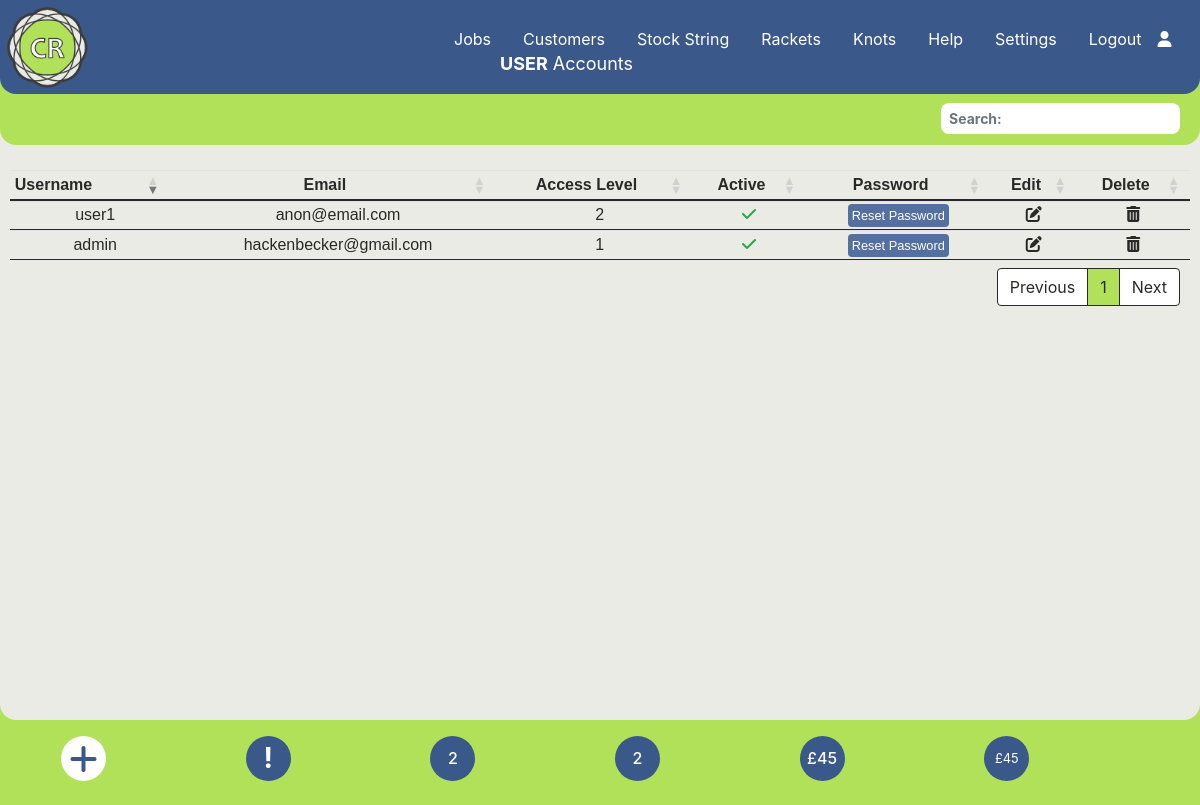
Page /site-users.php (signed in) on the committed database.
### tables this page shows
CREATE TABLE `accounts` (
  `id` int(11) NOT NULL,
  `username` varchar(50) NOT NULL,
  `password` varchar(255) NOT NULL,
  `level` int(3) NOT NULL,
  `email` varchar(100) NOT NULL,
  `active` int(11) NOT NULL DEFAULT 0
);

CREATE TABLE `settings` (
  `id` int(5) NOT NULL,
  `description` varchar(20) NOT NULL,
  `value` varchar(100) NOT NULL
);

### site-users.php (the view, shortened to what this page needs)
<?php require_once('./Connections/wcba.php');
require_once('./menu.php');
$current_month_text = date("F");
$current_month_numeric = date("m");
$current_year = date("Y");
$sql = "SELECT * FROM accounts";
$Recordset1 = mysqli_query($conn, $sql) or die(mysqli_error($conn));
$row_Recordset1 = mysqli_fetch_assoc($Recordset1);
$query_Recordset6 = "SELECT * FROM stringjobs WHERE collection_date LIKE '___" . $current_month_numeric . "/" . $current_year . "%'ORDER BY job_id ASC;";
$Recordset6 = mysqli_query($conn, $query_Recordset6) or die(mysqli_error($conn));
$totalRows_Recordset6 = mysqli_num_rows($Recordset6);
$query_Recordset7 = "SELECT * FROM stringjobs ORDER BY job_id ASC;";
$Recordset7 = mysqli_query($conn, $query_Recordset7) or die(mysqli_error($conn));
$totalRows_Recordset7 = mysqli_num_rows($Recordset7);
$query_Recordset8 = "SELECT SUM(price) as SUM from stringjobs;";
$Recordset8 = mysqli_query($conn, $query_Recordset8) or die(mysqli_error($conn));
$row_Recordset8 = mysqli_fetch_assoc($Recordset8);
$sum = $row_Recordset8['SUM'];
$query_Recordset9 = "SELECT SUM(price) as SUM from stringjobs WHERE paid != '1';";
$Recordset9 = mysqli_query($conn, $query_Recordset9) or die(mysqli_error($conn));
$row_Recordset9 = mysqli_fetch_assoc($Recordset9);
$sum_owed = $row_Recordset9['SUM'];
?>
<!DOCTYPE html>
<html lang="en">
<head>
  <link rel="stylesheet" href="https://cdnjs.cloudflare.com/ajax/libs/font-awesome/6.4.2/css/all.min.css">
  <link rel="stylesheet" href="https://stackpath.bootstrapcdn.com/bootstrap/4.3.1/css/bootstrap.min.css">
  <link rel="stylesheet" href="https://cdnjs.cloudflare.com/ajax/libs/bootstrap-datepicker/1.9.0/css/bootstrap-datepicker3.min.css">
  <link rel="stylesheet" href="./css/style.css">
  <link rel="stylesheet" type="text/css" href="https://cdn.datatables.net/1.13.6/css/dataTables.bootstrap4.min.css" />
</head>
<body data-spy="scroll" data-target="#main-nav">
  <?php
  echo $main_menus;
  ?>
  <div>
    <div class="home-section diva">
      <p class="fxdtext"><strong>USER</strong> Accounts</p>
      <table id="tblUser" class="table-text tabl-hover table table-sm center">
        <thead>
          <tr>
            <th>
              Username
            </th>
            <th class="d-none d-lg-table-cell" style="text-align: center">
              Email
            </th>
            <th style="text-align: center">
              Access Level
            </th>
            <th class="d-none d-lg-table-cell" style="text-align: center">
              Active
            </th>
            <th class="d-none d-md-table-cell" style="text-align: center">
              Password
            </th>
            <th style="text-align: center">
              Edit
            </th>
            <th style="text-align: center">
              Delete
            </th>
          </tr>
        </thead>
        <tbody>
          <?php
          do { ?>
            <tr>
              <td class="pl-3"><?php echo $row_Recordset1['username']; ?></td>
              <td class="d-none d-lg-table-cell pl-3" style="text-align: center"><?php echo $row_Recordset1['email']; ?></td>
              <td class="pl-3" style="text-align: center"><?php echo $row_Recordset1['level']; ?></td>
              <td class="d-none d-lg-table-cell" style="text-align: center">
                <?php
                if ($row_Recordset1['active'] == '1') { ?>
                  <i class="text-success fa-solid fa-check"></i>
                <?php } else { ?>
                  <i class="text-danger fa-solid fa-xmark"></i><?php } ?>
              </td>
              <td class="d-none d-md-table-cell" style="text-align: center">
                <small class="p-1 modal_button_submit rounded m-1" data-toggle="modal" data-target="#UserPass<?php echo $row_Recordset1['id']; ?>">Reset Password</small>
              </td>
              <td style="text-align: center"><i class=" fa-solid fa-pen-to-square" data-toggle="modal" data-target="#UserEdit<?php echo $row_Recordset1['id']; ?>"></i></td>
              <td style="text-align: center"><i class=" fa-solid fa-trash-can" data-toggle="modal" data-target="#UserDelete<?php echo $row_Recordset1['id']; ?>"></i></td>
            </tr>
          <?php
          } while ($row_Recordset1 = mysqli_fetch_assoc($Recordset1)); ?>
        </tbody>
      </table>
    </div>
  </div>
  <div class="container center">
    <div class="p-3 row">
      <div class="col-2">
        <a href="#" type="button" class="dot fa-solid fa-plus fa-2x" data-toggle="modal" data-target="#AddUser"></a>
      </div>
      <?php if (!empty($_SESSION['message'])) { ?>
        <div class="col-2">
          <h3 class="blinking" title="Warning Messages" data-toggle="modal" data-target="#warningModal"><strong>!</strong></h3>
        </div>
      <?php } else { ?>
        <div class="col-2">
          <h3 class="dotb" title="Warning Messages"><strong>!</strong></h3>
        </div>
      <?php } ?>
      <div class="col-2">
        <h3 class="dotbt h6 " title="Restrings for <?php echo $current_month_text; ?>"><?php echo $totalRows_Recordset6 ?></h3>
      </div>
      <div class="col-2">
        <a href="#" class="dotbt h6" title="Total restrings"><?php echo $totalRows_Recordset7 ?></a>
      </div>
      <div class="col-2">
        <a href="./jobs-unpaid.php" class="dotbt h6" title="Amount Owed"><?php echo "$currency" . $sum_owed ?></a>
      </div>
      <div class="col-2">
        <a href="#" class="dotbtt h7" title="Total Income"><small><?php echo "$currency" . $sum ?></small></a>
      </div>
    </div>
  </div>
</body>
</html>

### css/style.css (style rules this page uses)
body { background: #b1e158; color: #fff; z-index: 0; }
.fxdtext { position: fixed; top: 50px; left: 200px; font-weight: normal; font-size: 18px; color: #ffffff; z-index: 500; }
@media screen and (max-width: 2500px) { .fxdtext { left: 500px; } }
table.dataTable { clear: both; margin-top: 6px !important; margin-bottom: 6px !important; max-width: none !important; border-collapse: collapse !important; border-spacing: 0; padding-top: 120px; padding-left: 10px; padding-right: 10px; }
@media screen and (max-width: 2500px) { .table.dataTable { padding-top: 140px; font-size: 16px; } }
table.dataTable > thead > tr > th { border-bottom: 2px solid #292928; }
table.dataTable > tbody > tr > td { border-bottom: 1px solid #292928; }
.table-text { color: #292928; font-weight: normal; font: 14px Arial, sans-serif; }
.center { margin-left: auto; margin-right: auto; }
.home-section { background: #ebebe6; width: 100%; height: 670px; border-bottom-left-radius: 1rem; border-bottom-right-radius: 1rem; z-index: 1; }
@media screen and (max-width: 2500px) { .home-section { height: 720px; } }
a, a:hover, a:focus { color: inherit; text-decoration: none; transition: all 0.3s; }
.dot { height: 45px; width: 45px; background-color: #ffffff; border-radius: 50%; display: inline-block; color: #3b588a; display: flex; align-items: center; justify-content: center; }
.dotb { height: 45px; width: 45px; background-color: #3b588a; color: #ffffff; border-radius: 50%; display: inline-block; display: flex; align-items: center; justify-content: center; }
.dotbt { height: 45px; width: 45px; background-color: #3b588a; color: #ffffff; border-radius: 50%; display: inline-block; display: flex; align-items: center; justify-content: center; }
.dotbtt { height: 45px; width: 45px; background-color: #3b588a; color: #ffffff; border-radius: 50%; display: inline-block; display: flex; align-items: center; justify-content: center; }
.nav-item { margin-left: 0rem; }
.nav-link { font-size: 16px; font-weight: 400; color: #ffffff; }
.modal_button_submit { background-color: #5370a1; color: #ffffff; }
.diva { overflow-x: hidden; }

### rows in the picture
accounts: username "admin", email "hackenbecker@gmail.com", level "1", active 1 (drawn)
accounts: username "user1", email "anon@email.com", level "2", active 1 (drawn)
settings: value "£"

### other values in the picture
$_SESSION['loginmenu'] "Logout"
$totalRows_Recordset6 "2"
$totalRows_Recordset7 "2"
$sum_owed "45"
$sum "45"
